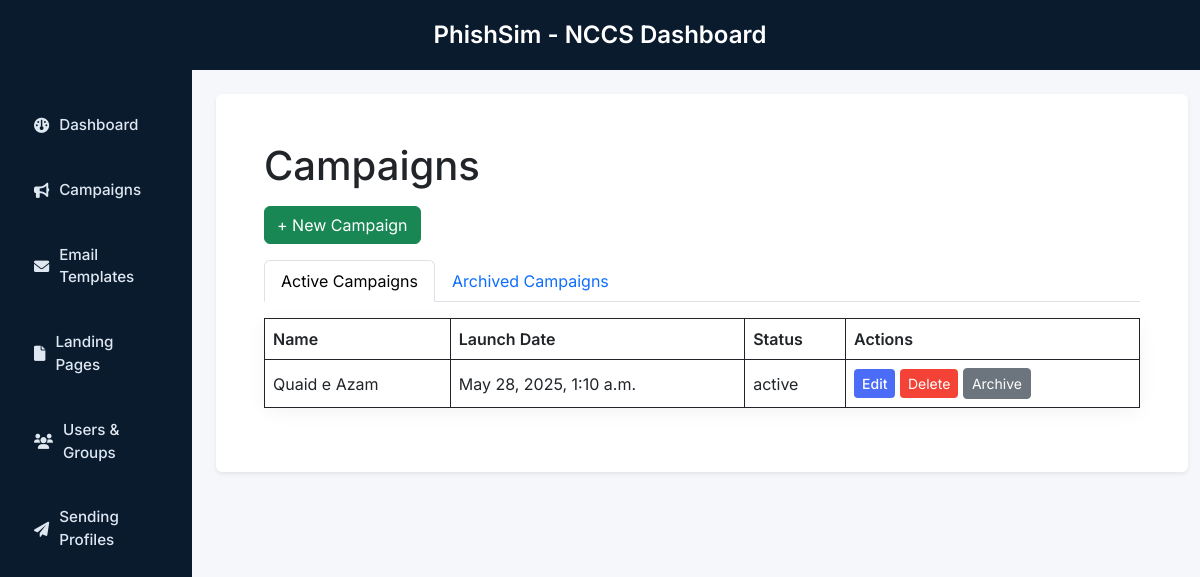
/campaigns/ (signed in), run on an earlier commit of the app's database.
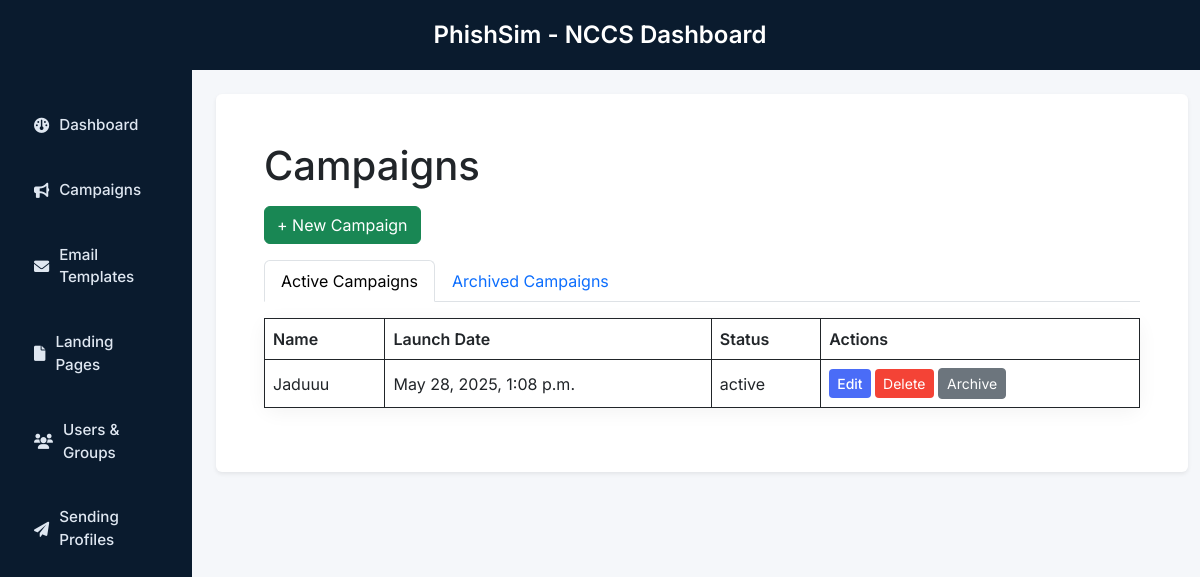
And on a later commit of the database.
### core/models.py (models this page shows, shortened)
class Campaign(models.Model):
    STATUS_CHOICES = [
        ('draft', 'Draft'),
        ('active', 'Active'),
        ('archived', 'Archived'),
    ]
    user = models.ForeignKey(User, on_delete=models.CASCADE)
    name = models.CharField(max_length=100, blank=True, null=True)
    email_template = models.ForeignKey('EmailTemplate', on_delete=models.SET_NULL, null=True, blank=True)
    landing_page = models.ForeignKey('LandingPage', on_delete=models.SET_NULL, null=True, blank=True)
    url = models.URLField(blank=True, null=True)
    launch_date = models.DateTimeField(blank=True, null=True)
    send_emails_by = models.DateTimeField(blank=True, null=True)
    sending_profile = models.ForeignKey('SendingProfile', on_delete=models.SET_NULL, null=True, blank=True)
    groups = models.ManyToManyField('Group', blank=True)
    status = models.CharField(max_length=20, choices=STATUS_CHOICES, default='draft')
    fake_landing_page_url = models.CharField(max_length=255, blank=True, null=True)  # Store the fake URL

### core/views.py (the view)
# urls.py: path('campaigns/', views.campaign_list, name='campaign_list'),
def campaign_list(request):
    today = timezone.now()
    active_campaigns = Campaign.objects.filter(user=request.user)
    archived_campaigns = Campaign.objects.filter(status='archived')
    email_templates = EmailTemplate.objects.filter(user=request.user)
    landing_pages = LandingPage.objects.filter(user=request.user)
    sending_profiles = SendingProfile.objects.filter(user=request.user)
    groups = Group.objects.filter(user=request.user)
    if request.method == 'POST':
        form = CampaignForm(request.POST)
        if form.is_valid():
            campaign = form.save(commit=False)
            campaign.user = request.user  # Assign the logged-in user to the campaign
            if campaign.launch_date and campaign.launch_date <= today:
                campaign.status = 'active'
            else:
                campaign.status = 'draft'  # Set status as 'active' even if launch_date is in the future
            campaign.save()  # Save the campaign to the database
            form.save_m2m()
            campaign.send_emails()  # This will send the emails to the selected groups
            print(f"Campaign saved and emails sent for: {campaign.name}")
            return redirect('campaign_list')
        else:
            print("Form Errors:", form.errors)
    else:
        form = CampaignForm()
    return render(request, 'core/campaign_list.html', {
        'active_campaigns': active_campaigns,
        'archived_campaigns': archived_campaigns,
        'email_templates': email_templates,
        'landing_pages': landing_pages,
        'sending_profiles': sending_profiles,
        'groups': groups,
        'form': form,  # Pass the form to the template so it's available for modal submission
    })

### core/templates/core/campaign_list.html (shortened to what this page needs)
{% extends "core/base.html" %}
{% block content %}
<div class="container-fluid p-4">
    <h1 class="mb-3">Campaigns</h1>
    <button class="btn btn-success mb-3" data-bs-toggle="modal" data-bs-target="#newCampaignModal">+ New Campaign</button>
    <ul class="nav nav-tabs">
        <li class="nav-item">
            <a class="nav-link active" data-bs-toggle="tab" href="#active">Active Campaigns</a>
        </li>
        <li class="nav-item">
            <a class="nav-link" data-bs-toggle="tab" href="#archived">Archived Campaigns</a>
        </li>
    </ul>
    <div class="tab-content mt-3">
        <div id="active" class="tab-pane fade show active">
            <table class="table table-bordered">
             <thead>
                <tr>
                    <th>Name</th>
                    <th>Launch Date</th>
                    <th>Status</th>
                    <th>Actions</th>
                </tr>
            </thead>
            <tbody>
                {% for campaign in active_campaigns %}
                <tr>
                    <td>{{ campaign.name }}</td>
                    <td>{{ campaign.launch_date }}</td>
                    <td>{{ campaign.status }}</td>
                    <td>
                        <a href="{% url 'edit_campaign' campaign.id %}" class="btn btn-sm btn-primary">Edit</a>
                        <a href="{% url 'delete_campaign' campaign.id %}" class="btn btn-sm btn-danger">Delete</a>
                        <a href="{% url 'archive_campaign' campaign.id %}" class="btn btn-sm btn-secondary">Archive</a>
                    </td>
                </tr>
                {% endfor %}
            </tbody>
         </table>
        </div>
    </div>
{% endblock %}

What changed in the data, as far as the page shows it:
removed Campaign: name "Quaid e Azam", launch_date "May 28, 2025, 1:10 a.m.", status "active"
added Campaign: name "Jaduuu", launch_date "May 28, 2025, 1:08 p.m.", status "active"
